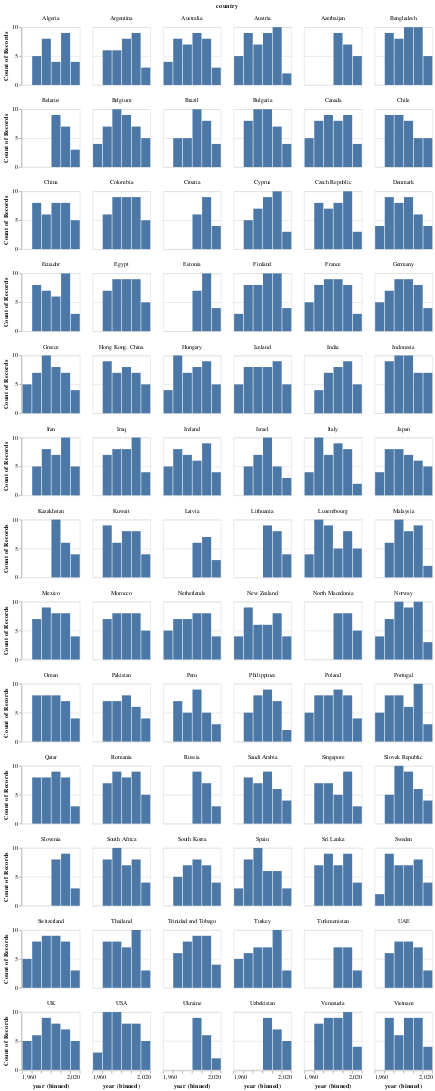

The notebook cell this image was saved under:
### Code cell
# distribution for each country
country_dist = alt.Chart(train_df).mark_bar().encode(
    alt.X('year').bin(maxbins=10),
    y='count()'
).properties(
    width=100,
    height=100
).facet(
    'country',
    columns=6
)

country_dist.display()

### Figure 1 — Vega-Lite specification as saved in the notebook (floating-point values rounded to 4 significant figures; data arrays with more than 128 entries replaced by an {"elided": "..."} marker saying what was removed)
{"config": {"view": {"continuousWidth": 300, "continuousHeight": 300}}, "data": {"name": "data-cc28c98d6480f73800f31c53d69a5752"}, "facet": {"field": "country", "type": "nominal"}, "spec": {"mark": {"type": "bar"}, "encoding": {"x": {"bin": {"maxbins": 10}, "field": "year", "type": "quantitative"}, "y": {"aggregate": "count", "type": "quantitative"}}, "height": 100, "width": 100}, "columns": 6, "$schema": "https://vega.github.io/schema/vega-lite/v5.15.1.json", "datasets": {"data-cc28c98d6480f73800f31c53d69a5752": {"elided": "2676 records"}}}
